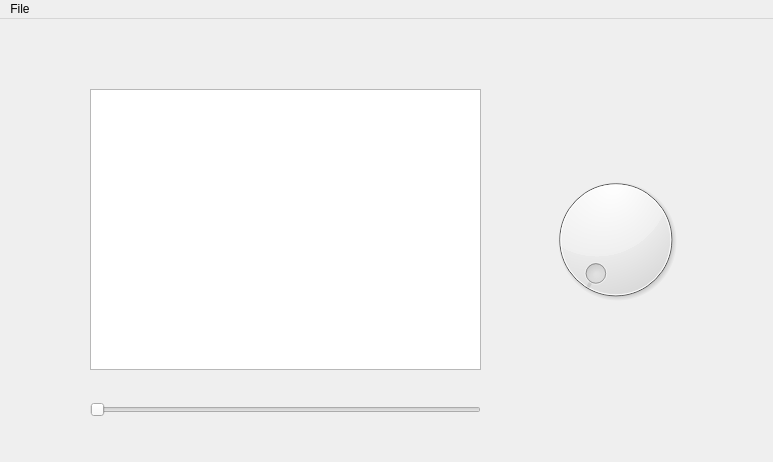
<?xml version="1.0" encoding="UTF-8"?>
<ui version="4.0">
 <class>MainWindow</class>
 <widget class="QMainWindow" name="MainWindow">
  <property name="geometry">
   <rect>
    <x>0</x>
    <y>0</y>
    <width>773</width>
    <height>462</height>
   </rect>
  </property>
  <property name="windowTitle">
   <string>MainWindow</string>
  </property>
  <widget class="QWidget" name="centralwidget">
   <widget class="QGraphicsView" name="graphicsView">
    <property name="geometry">
     <rect>
      <x>90</x>
      <y>70</y>
      <width>391</width>
      <height>281</height>
     </rect>
    </property>
   </widget>
   <widget class="QSlider" name="horizontalSlider">
    <property name="geometry">
     <rect>
      <x>90</x>
      <y>380</y>
      <width>391</width>
      <height>22</height>
     </rect>
    </property>
    <property name="orientation">
     <enum>Qt::Horizontal</enum>
    </property>
   </widget>
   <widget class="QDial" name="dial">
    <property name="geometry">
     <rect>
      <x>540</x>
      <y>150</y>
      <width>151</width>
      <height>141</height>
     </rect>
    </property>
   </widget>
  </widget>
  <widget class="QMenuBar" name="menuBar">
   <property name="geometry">
    <rect>
     <x>0</x>
     <y>0</y>
     <width>773</width>
     <height>21</height>
    </rect>
   </property>
   <widget class="QMenu" name="menuFile">
    <property name="title">
     <string>File</string>
    </property>
    <addaction name="actionOpen"/>
   </widget>
   <addaction name="menuFile"/>
  </widget>
  <action name="actionOpen">
   <property name="text">
    <string>Open...</string>
   </property>
  </action>
 </widget>
 <resources/>
 <connections/>
</ui>
